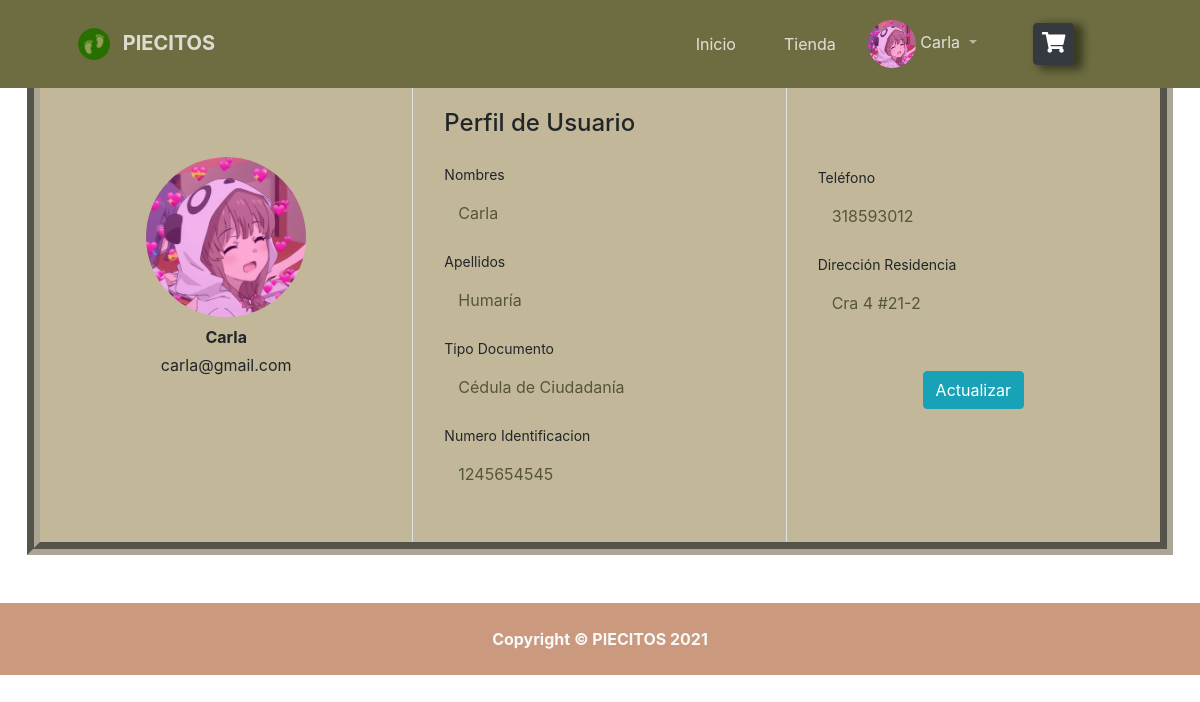
The app's page /index.php?modulo=Usuario&controlador=Usuario&funcion=perfil (signed in) with its own data.
### tables this page shows
CREATE TABLE `usuario` (
  `Usu_Id` int(11) NOT NULL,
  `Usu_Nombre` varchar(30) DEFAULT NULL,
  `Usu_Apellido` varchar(30) DEFAULT NULL,
  `Usu_Telefono` varchar(15) DEFAULT NULL,
  `Usu_Direccion` varchar(30) DEFAULT NULL,
  `Usu_Num_Identificacion` int(11) DEFAULT NULL,
  `Usu_Correo` varchar(30) DEFAULT NULL,
  `Usu_Clave` varchar(30) DEFAULT NULL,
  `Usu_Imagen` varchar(200) DEFAULT NULL,
  `Tipo_Id` int(11) DEFAULT NULL,
  `Rol_Id` int(11) DEFAULT NULL
);

CREATE TABLE `tipo_id` (
  `Tipo_Id` int(11) NOT NULL,
  `Tipo_Nombre` varchar(30) DEFAULT NULL
);

### lib/conf/conf.php (called while the page is built)
<?php
    $server = "localhost";
    $user = "root";
    $dataBase = "piecitos";
    $password = "test2";
    $port = "3306";
?>

### lib/conf/connection.php (called while the page is built, shortened)
<?php
    class Connection{
        private $server;
        private $user;
        private $password;
        private $dataBase;
        private $link;
        private function setConnect() {
            require_once 'conf.php';
            $this->server = $server;
            $this->user = $user;
            $this->password = $password;
            $this->dataBase = $dataBase;
        }
        private function connect() {
            $this->link = mysqli_connect($this->server,$this->user,$this->password,$this->dataBase);
        }
        public function getConnect() {
            return $this->link;
        }
    }
?>

### model/MasterModel.php (called while the page is built, shortened)
<?php
    include_once '../lib/conf/connection.php';
    class MasterModel extends Connection {
        public function consult($sql) {
            $result = mysqli_query($this->getConnect(),$sql);
            return $result;
        }
    }
?>

### view/Usuario/perfil.php (the view, shortened to what this page needs)
<link href="css_inicio/css_perfil.css" rel="stylesheet" />
<?php
    while($usu=mysqli_fetch_assoc($usuario)){
?>
<form action="<?php echo getUrl("Usuario","Usuario","postPerfil") ?>" method="post" enctype="multipart/form-data">
    <div class="container rounded bg-white mt-5 mb-5">
        <div class="row" id="row" style="margin-top: 30px;">
            <div class="col-md-4 border-right" style="background-color:#c2b899">
                <div class="">
                    <div class="d-flex flex-column align-items-center text-center p-3 py-5" id="cambiarImagenPerfil">
                        <img class="rounded-circle mt-5" style= "height: 10rem;max-width: 10rem;width:100%;" src= "<?php
                        if ($usu['Usu_Imagen']){
                            echo $usu['Usu_Imagen'];
                        }else{
                            echo "images/Usuarios/desconocido.svg";
                        }
                        ?>">
                        <span class="font-weight-bold mt-2"><?php echo $_SESSION['nombre'];?></span>
                        <span class="mt-1 text-black col-md-12"><?php echo $usu['Usu_Correo']?></span>
                    </div>
                </div>
            </div>
            <div class="col-md-4 border-right" style="background-color:#c2b899">
                <div class="p-3 py-5">
                    <div class="d-flex justify-content-between align-items-center mb-3">
                        <h4 class="text-right">Perfil de Usuario</h4>
                    </div>
                    <div class="row mt-2">
                        <div class="col-md-12">
                            <label class="labels">Nombres</label>
                            <input type="text" class="form-print form-change" id="Usu_Nombre"  name="Usu_Nombre" value="<?php echo $usu['Usu_Nombre']?>" readonly>
                        </div>
                    </div>
                    <div class="row mt-3">
                        <div class="col-md-12">
                            <label class="labels">Apellidos</label>
                            <input type="text" class="form-print form-change" id="Usu_Apellido" name="Usu_Apellido" value="<?php echo $usu['Usu_Apellido'] ?>" readonly>
                        </div>
                    </div>
                    <div class="row mt-3">
                        <div class="col-md-12">
                            <label class="labels">Tipo Documento</label>
                            <input type="text" class="form-print" id="Tipo_Nombre" name="Tipo_Nombre" value="<?php echo $usu['Tipo_Nombre'] ?>" readonly>
                        </div>
                    </div>
                    <div class="row mt-3">
                        <div class="col-md-12">
                            <label class="labels">Numero Identificacion</label>
                            <input type="text" class="form-print" id="Usu_Num_Identificacion" name="Usu_Num_Identificacion" value="<?php echo $usu['Usu_Num_Identificacion'] ?>" readonly>
                        </div>
                    </div>
                </div>
            </div>
            <div class="col-md-4" style="background-color:#c2b899">
                <div class="p-3 py-5 mt-2">
                    <div class="row mt-5">
                        <div class="col-md-12">
                            <label class="labels">Teléfono</label>
                            <input type="text" class="form-print form-change" id= "Usu_Telefono" name="Usu_Telefono" value="<?php echo $usu['Usu_Telefono'] ?>" >
                        </div>
                    </div>
                    <div class="row mt-3">
                        <div class="col-md-12">
                            <label class="labels">Dirección Residencia</label>
                            <input type="text" class="form-print form-change" id="Usu_Direccion" name="Usu_Direccion" value="<?php echo $usu['Usu_Direccion']?>">
                        </div>
                    </div>
                    <div class="mt-5 text-center" id="accionPerfil">
                        <button class="btn btn-info" id="actualizarPerfil" type="button">Actualizar</button>
                    </div>
                </div>
            </div>
        </div>
    </div>
</form>
<?php
    }
?>

### web/css_inicio/css_perfil.css (style rules this page uses)
.form-print { display: block; width: 100%; padding: 0.375rem 0.75rem; font-size: 1rem; font-weight: 400; line-height: 1.5; background-clip: padding-box; background-color: transparent !important; border-color: transparent !important; color: #565634 !important; margin: 0; }
.labels { font-size: 14px }
#row { border-color: #aaa595; border-width: 13px; border-style: groove; }

### records on screen
usuario: Usu_Imagen (picture), Usu_Correo "carla@gmail.com", Usu_Nombre "Carla", Usu_Apellido "Humaría", Tipo_Nombre "Cédula de Ciudadanía", Usu_Num_Identificacion "1245654545", Usu_Telefono "318593012", Usu_Direccion "Cra 4 #21-2"

### other values on screen
$_SESSION['nombre'] "Carla"
